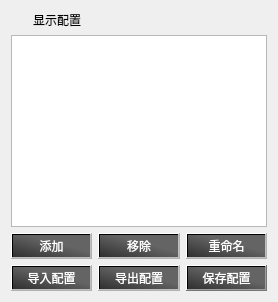
          <widget class="QWidget" name="tab_6">
           <attribute name="title">
            <string>显示配置</string>
           </attribute>
           <layout class="QVBoxLayout" name="verticalLayout_8">
            <item>
             <layout class="QVBoxLayout" name="verticalLayout_5">
              <item>
               <layout class="QHBoxLayout" name="horizontalLayout_6">
                <item>
                 <widget class="QLabel" name="label_12">
                  <property name="maximumSize">
                   <size>
                    <width>16</width>
                    <height>16</height>
                   </size>
                  </property>
                  <property name="text">
                   <string/>
                  </property>
                  <property name="pixmap">
                   <pixmap resource="../resources/images.qrc">:/images/classes/Displays.svg</pixmap>
                  </property>
                 </widget>
                </item>
                <item>
                 <widget class="QLabel" name="label_13">
                  <property name="text">
                   <string>显示配置</string>
                  </property>
                 </widget>
                </item>
               </layout>
              </item>
              <item>
               <widget class="QTreeView" name="treeView_rvizDisplayTree">
                <attribute name="headerVisible">
                 <bool>false</bool>
                </attribute>
                <attribute name="headerDefaultSectionSize">
                 <number>250</number>
                </attribute>
               </widget>
              </item>
              <item>
               <layout class="QHBoxLayout" name="horizontalLayout_5">
                <item>
                 <widget class="QPushButton" name="pushButton_add_topic">
                  <property name="enabled">
                   <bool>false</bool>
                  </property>
                  <property name="styleSheet">
                   <string notr="true">QPushButton
{
    color:white;
	background-color: qlineargradient(spread:pad, x1:0.0618557, y1:1, x2:0.948454, y2:0.057, stop:0 rgba(50, 50, 50, 255), stop:0.618557 rgba(100, 100, 100, 255));
}
QPushButton:hover
{
    background-color: qlineargradient(spread:pad, x1:0.0618557, y1:1, x2:0.948454, y2:0.057, stop:0 rgba(100, 100, 100, 255), stop:0.618557 rgba(50, 50, 50, 255));
}
QPushButton:pressed
{
    background-color: qlineargradient(spread:pad, x1:0.0618557, y1:1, x2:0.948454, y2:0.057, stop:0 rgba(20, 20, 20, 255), stop:0.618557 rgba(70, 70, 70, 255));
    padding-left:3px;
    padding-top:3px;
}</string>
                  </property>
                  <property name="text">
                   <string>添加</string>
                  </property>
                 </widget>
                </item>
                <item>
                 <widget class="QPushButton" name="pushButton_remove_topic">
                  <property name="enabled">
                   <bool>false</bool>
                  </property>
                  <property name="styleSheet">
                   <string notr="true">QPushButton
{
    color:white;
	background-color: qlineargradient(spread:pad, x1:0.0618557, y1:1, x2:0.948454, y2:0.057, stop:0 rgba(50, 50, 50, 255), stop:0.618557 rgba(100, 100, 100, 255));
}
QPushButton:hover
{
    background-color: qlineargradient(spread:pad, x1:0.0618557, y1:1, x2:0.948454, y2:0.057, stop:0 rgba(100, 100, 100, 255), stop:0.618557 rgba(50, 50, 50, 255));
}
QPushButton:pressed
{
    background-color: qlineargradient(spread:pad, x1:0.0618557, y1:1, x2:0.948454, y2:0.057, stop:0 rgba(20, 20, 20, 255), stop:0.618557 rgba(70, 70, 70, 255));
    padding-left:3px;
    padding-top:3px;
}</string>
                  </property>
                  <property name="text">
                   <string>移除</string>
                  </property>
                 </widget>
                </item>
                <item>
                 <widget class="QPushButton" name="pushButton_rename_topic">
                  <property name="enabled">
                   <bool>false</bool>
                  </property>
                  <property name="styleSheet">
                   <string notr="true">QPushButton
{
    color:white;
	background-color: qlineargradient(spread:pad, x1:0.0618557, y1:1, x2:0.948454, y2:0.057, stop:0 rgba(50, 50, 50, 255), stop:0.618557 rgba(100, 100, 100, 255));
}
QPushButton:hover
{
    background-color: qlineargradient(spread:pad, x1:0.0618557, y1:1, x2:0.948454, y2:0.057, stop:0 rgba(100, 100, 100, 255), stop:0.618557 rgba(50, 50, 50, 255));
}
QPushButton:pressed
{
    background-color: qlineargradient(spread:pad, x1:0.0618557, y1:1, x2:0.948454, y2:0.057, stop:0 rgba(20, 20, 20, 255), stop:0.618557 rgba(70, 70, 70, 255));
    padding-left:3px;
    padding-top:3px;
}</string>
                  </property>
                  <property name="text">
                   <string>重命名</string>
                  </property>
                 </widget>
                </item>
               </layout>
              </item>
              <item>
               <layout class="QGridLayout" name="gridLayout_10">
                <item row="1" column="0">
                 <widget class="QPushButton" name="pushButton_rvizReadDisplaySet">
                  <property name="enabled">
                   <bool>false</bool>
                  </property>
                  <property name="styleSheet">
                   <string notr="true">QPushButton
{
    color:white;
	background-color: qlineargradient(spread:pad, x1:0.0618557, y1:1, x2:0.948454, y2:0.057, stop:0 rgba(50, 50, 50, 255), stop:0.618557 rgba(100, 100, 100, 255));
}
QPushButton:hover
{
    background-color: qlineargradient(spread:pad, x1:0.0618557, y1:1, x2:0.948454, y2:0.057, stop:0 rgba(100, 100, 100, 255), stop:0.618557 rgba(50, 50, 50, 255));
}
QPushButton:pressed
{
    background-color: qlineargradient(spread:pad, x1:0.0618557, y1:1, x2:0.948454, y2:0.057, stop:0 rgba(20, 20, 20, 255), stop:0.618557 rgba(70, 70, 70, 255));
    padding-left:3px;
    padding-top:3px;
}</string>
                  </property>
                  <property name="text">
                   <string>导入配置</string>
                  </property>
                 </widget>
                </item>
                <item row="1" column="2">
                 <widget class="QPushButton" name="save_display_setting_btn">
                  <property name="styleSheet">
                   <string notr="true">QPushButton
{
    color:white;
	background-color: qlineargradient(spread:pad, x1:0.0618557, y1:1, x2:0.948454, y2:0.057, stop:0 rgba(50, 50, 50, 255), stop:0.618557 rgba(100, 100, 100, 255));
}
QPushButton:hover
{
    background-color: qlineargradient(spread:pad, x1:0.0618557, y1:1, x2:0.948454, y2:0.057, stop:0 rgba(100, 100, 100, 255), stop:0.618557 rgba(50, 50, 50, 255));
}
QPushButton:pressed
{
    background-color: qlineargradient(spread:pad, x1:0.0618557, y1:1, x2:0.948454, y2:0.057, stop:0 rgba(20, 20, 20, 255), stop:0.618557 rgba(70, 70, 70, 255));
    padding-left:3px;
    padding-top:3px;
}</string>
                  </property>
                  <property name="text">
                   <string>保存配置</string>
                  </property>
                 </widget>
                </item>
                <item row="1" column="1">
                 <widget class="QPushButton" name="pushButton_rvizSaveDisplaySet">
                  <property name="enabled">
                   <bool>false</bool>
                  </property>
                  <property name="styleSheet">
                   <string notr="true">QPushButton
{
    color:white;
	background-color: qlineargradient(spread:pad, x1:0.0618557, y1:1, x2:0.948454, y2:0.057, stop:0 rgba(50, 50, 50, 255), stop:0.618557 rgba(100, 100, 100, 255));
}
QPushButton:hover
{
    background-color: qlineargradient(spread:pad, x1:0.0618557, y1:1, x2:0.948454, y2:0.057, stop:0 rgba(100, 100, 100, 255), stop:0.618557 rgba(50, 50, 50, 255));
}
QPushButton:pressed
{
    background-color: qlineargradient(spread:pad, x1:0.0618557, y1:1, x2:0.948454, y2:0.057, stop:0 rgba(20, 20, 20, 255), stop:0.618557 rgba(70, 70, 70, 255));
    padding-left:3px;
    padding-top:3px;
}</string>
                  </property>
                  <property name="text">
                   <string>导出配置</string>
                  </property>
                 </widget>
                </item>
               </layout>
              </item>
             </layout>
            </item>
           </layout>
          </widget>
